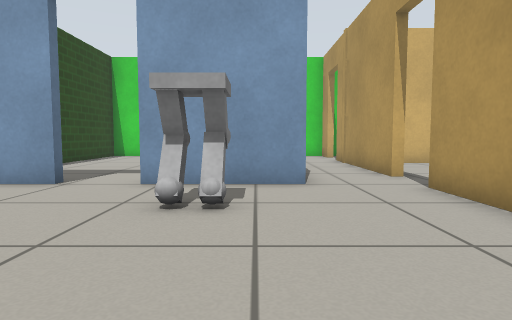
view 1 (above)

17 first-person views from a walk through a world built for the Gazebo simulator. The camera is 0.5 m above the floor, tilts 4° down and sees 75° across. The floor is counted in squares, 0.5 m on a side. Each view is taken from the middle of a square. On the plan, view 1 faces up. The plan holds only what a view shows up to about 12 squares ahead; the rest is blank. The robots in the file are not drawn. Simple patterns stand in for the simulator's built-in surfaces.

view 2
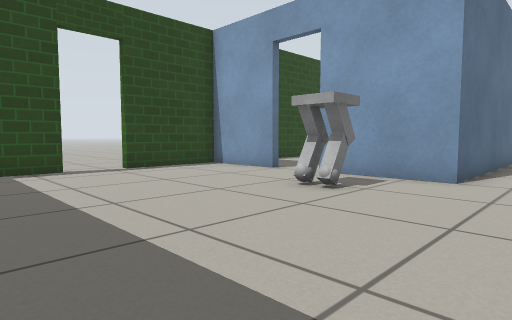

view 3
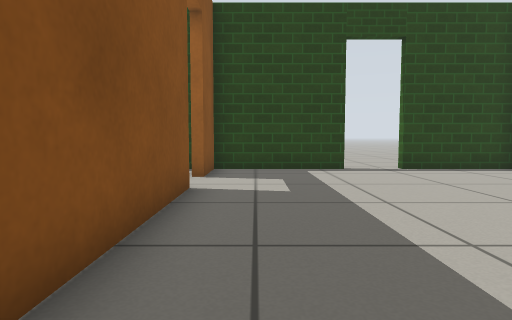

view 4
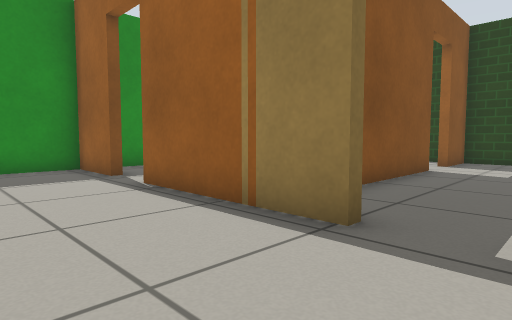

view 5
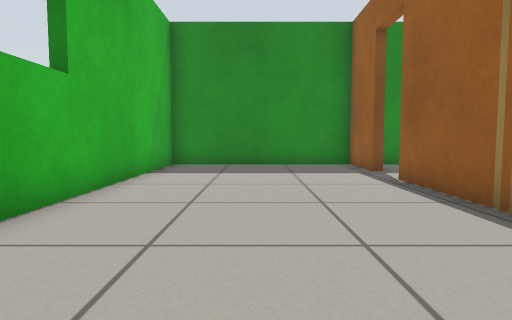

view 6
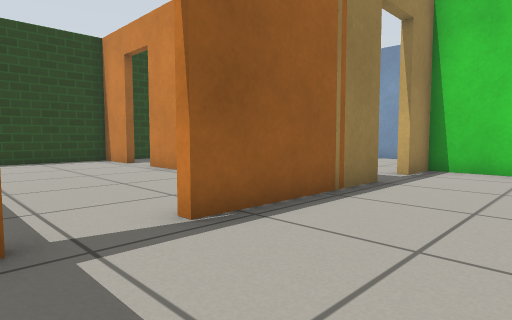

view 7
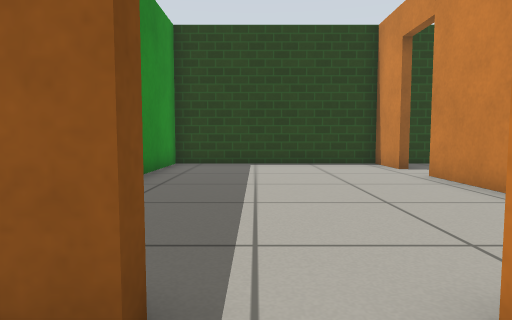

view 8
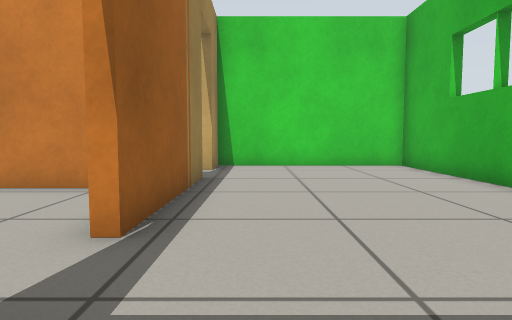

view 9
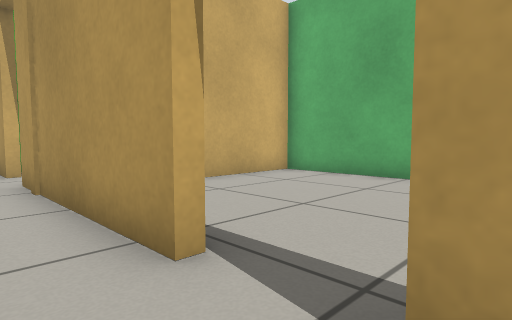

view 10
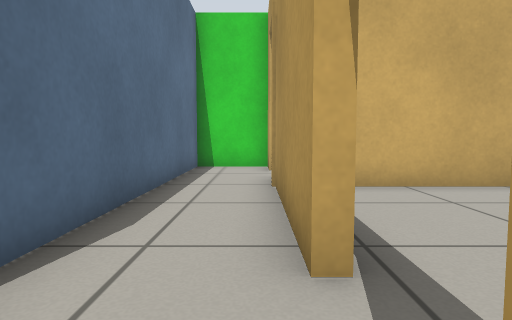

view 11
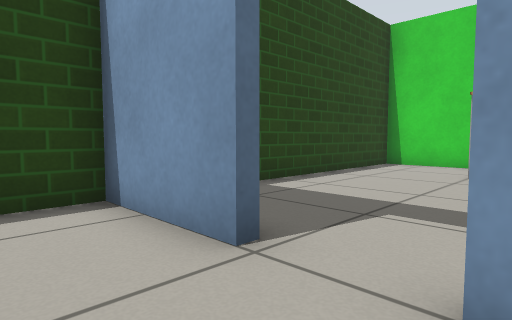

view 12
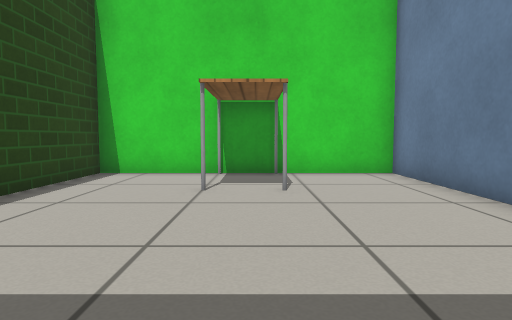

view 13
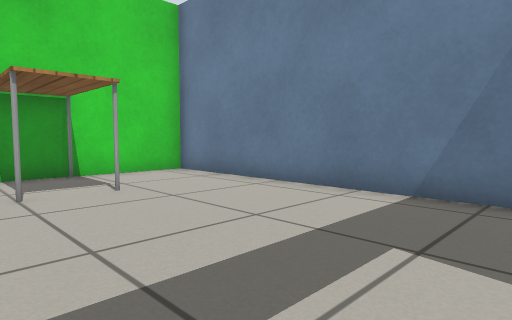

view 14
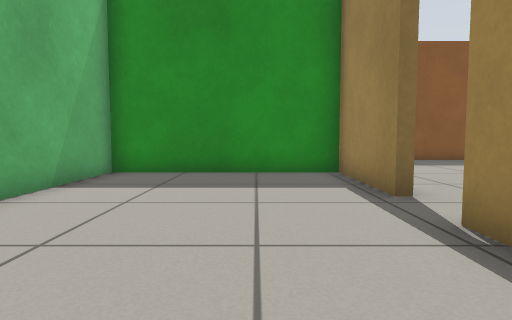

view 15
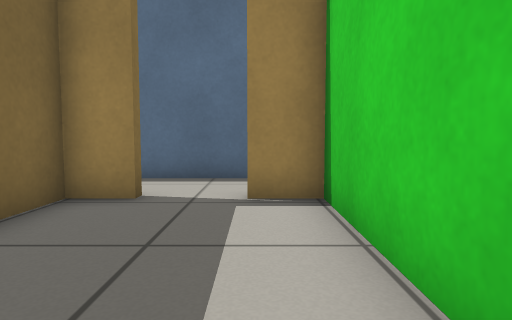

view 16
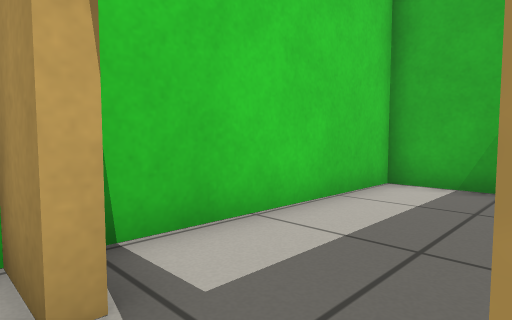

view 17
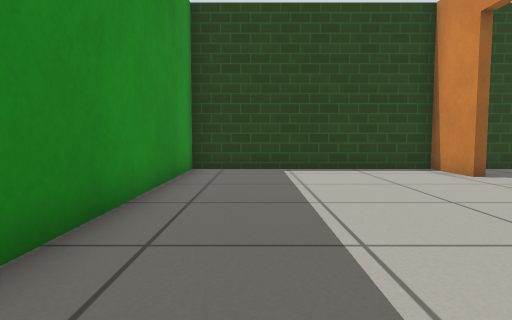

### Floor plan
Points are (right, up) in squares from view 1. A wall is a line through its corners. A room is listed if a view was taken in it or the views show most of it. See-through windows are left out.
Room 1 (views 1, 2, 3, 9, 10, 11)
walls: (-4.2, 7) (-7.3, 7) (-7.3, 3.5); (1, 7) (-2.5, 7); (-7.3, 1.7) (-7.3, -2.3) (-5.1, -2.3); (-3.5, -2.3) (1.4, -2.3); (3.4, 4.4) (3.4, 6.6)
ways out: open door at (3.7, 0.3) to room 2; open door at (-3.5, 7) to room 3; opening at (2, 7) to room 6; open door at (-4.3, -2.3) to room 7; open door at (-7.5, 2.5)
objects: other object (-1, 5)
Room 2 (views 4, 5, 6, 7, 8)
walls: (3.7, -0.8) (3.7, -5.8); (3.6, -7.6) (3.6, -10) (10, -10) (10, 2.4) (3.7, 2.4) (3.7, 0.8)
ways out: open door at (3.7, 0.3) to room 1; open door at (3.5, -6.5) to room 7
Room 3 (views 12, 13)
walls: (0.7, 8.6) (0.7, 17.1) (-7.3, 17.2) (-7.3, 10.4)
ways out: open door at (-3.5, 7) to room 1
objects: table (-4, 14) to (-3, 17)
Room 4 (view 14)
walls: (10, 8.9) (10, 12.6) (4.9, 12.6); (3.8, 9.1) (3.8, 8.2); (3.8, 6.6) (3.7, 2.7) (10, 2.7) (10, 6.9)
ways out: open door at (3.5, 7.5) to room 6
Room 5 (view 15)
walls: (10, 15) (10, 17) (3.6, 17.1); (3.8, 14.1) (3.8, 12.9) (5.1, 12.9); (3.9, 17.2) (3.9, 15.8)
ways out: open door at (3.7, 14.7) to room 6
Room 6 (view 16)
walls: (3.4, 8.3) (3.4, 14.1); (3.4, 15.8) (3.4, 17.1) (1, 17.1) (1, 7)
ways out: opening at (2, 7) to room 1; open door at (3.5, 7.5) to room 4; open door at (3.7, 14.7) to room 5
Room 7 (view 17)
walls: (-5.1, -2.6) (-7.3, -2.6) (-7.3, -10) (2.5, -10); (1.9, -2.6) (-3.5, -2.6)
ways out: open door at (-4.3, -2.3) to room 1; open door at (3.5, -6.5) to room 2

Where each view was taken, in squares from view 1:
view 1: 0 up, 0 right, facing up
view 2: 1 down, 3 right, facing up-left
view 3: 1 down, 3 right, facing left
view 4: 1 up, 7 right, facing down-left
view 5: 2 up, 7 right, facing down
view 6: 8 down, 7 right, facing up-left
view 7: 7 down, 5 right, facing left
view 8: 9 down, 5 right, facing up
view 9: 6 up, 2 right, facing up-right
view 10: 6 up, 3 right, facing up
view 11: 5 up, 2 left, facing up-left
view 12: 8 up, 3 left, facing up
view 13: 8 up, 5 left, facing up-right
view 14: 12 up, 6 right, facing down
view 15: 16 up, 9 right, facing left
view 16: 14 up, 3 right, facing up-right
view 17: 8 down, 3 right, facing left
